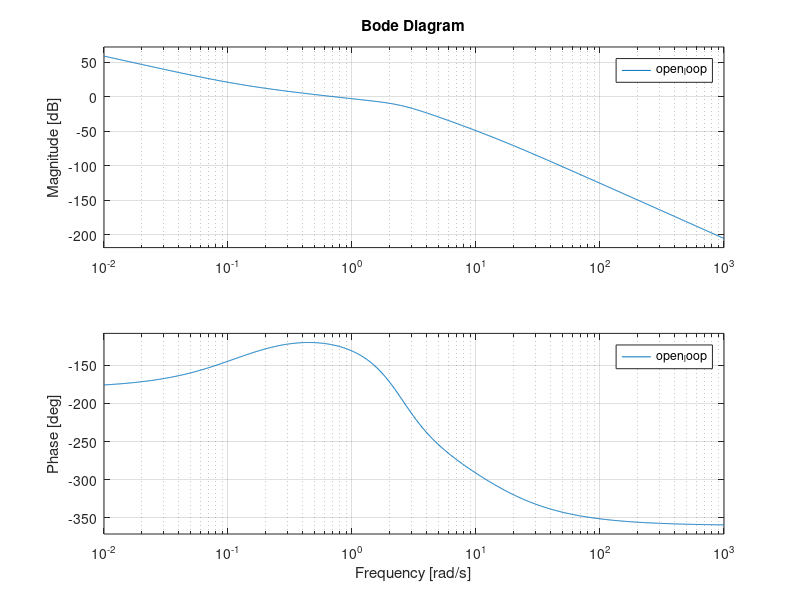
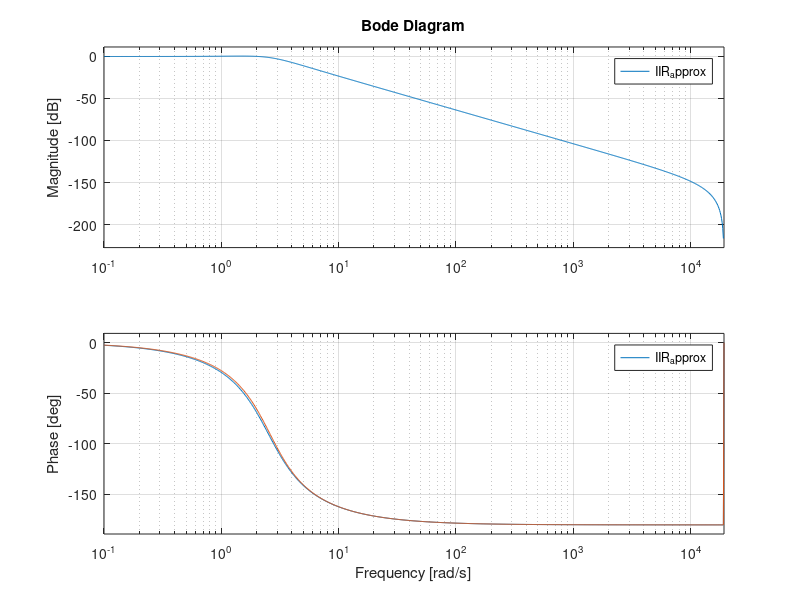
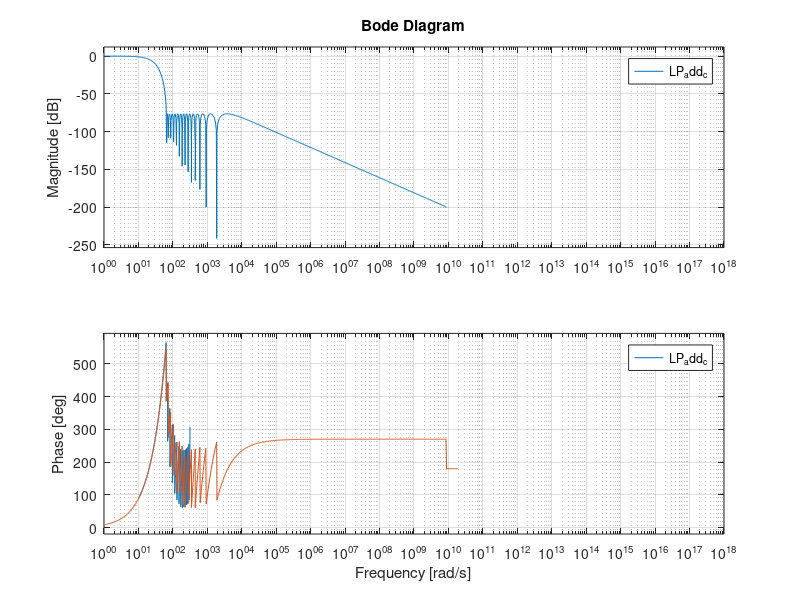

Here is the MATLAB script that generated these plots, in order: (Note: this script raises an error after producing the figures.)
format long eng
clear all
close all
clc

rf=2.9985e9/30;
bunch_xing=rf/32;    % bunch xing frequency from accelerator/EVR
R=33;
Fref=bunch_xing/R;
% test for Raimund Feifel at 1 kHz chopper speed
% Fref=1./192e-9/43;

Tref=1./Fref;
Nslits=120;

FPGA_CLK=125e6;             % Hz, CLK of the fast part of the FPGA (PFD+TDC)
FPGA_Ts=1./FPGA_CLK;
PFD_CLK=100e3;              % Hz, CLK at which a new measurement of delta phase is available
PFD_Ts=1./PFD_CLK;
PHCTRLR_CLK=100;            % Hz, CLK of the phase controller
PHCTRLR_Ts=1./PHCTRLR_CLK;

actual_FPGA_CLK=124986108;  % Hz: actual (measured) value from 33.33 MHz PS crystal (with its tolerance)
                            %     which undergoes a *45/12 in a FPGA PLL;
                            %     used for accurate frequency readout

%PWM_CLK= PHCTRLR_CLK*100;
PWM_CLK= 5.e3;              % Hz: value = 2* desired freq of the INC/DEC 
                            % pulses sent to the MECOS freq controller;
                            % it must be a multiple of PHCTRLR_CLK (100 Hz)
                            % and also a submultiple of FPGA_CLK (125 MHz)
                            % -> multiplier must be 2^n*5^m ; n<=4; m<=7
PWM_Ts= 1./PWM_CLK;

%MAXPULSES= (PWM_CLK/2)*PHCTRLR_Ts;
MECOS_CTRLR_CLK=6127.5;
MECOS_CTRLR_Ts=1/MECOS_CTRLR_CLK;
MAXPULSES=floor(MECOS_CTRLR_CLK/PHCTRLR_CLK);

debouncer_cycles=5;
debouncer_mecos_cycles=5000;

phase_setpoint_degrees=0;

TDC_cnt_per_period = round(FPGA_CLK/Fref);

F_lock_thr=1;
PH_lock_thr=4;


%--- MECOS speed controller
f_step=5.6e-6;          % Hz: frequency step command to MECOS controller
MECOS_MAX_PULSES=7000;  % max INC/DEC pulses per second
f0_MECOS=0.4;           % Hz: closed loop cutoff freq
zeta_MECOS=0.6;         % damping factor of II ord sys 
                        % approximating the MECOS closed loop
          
%--- loop filter
G_loopfilt=1e-3;
fzero_loopfilt=0.02;    % Hz; frequency of lead-lag zero
fpole_loopfilt=2;       % Hz; frequency of lead-lag pole

% %--- additional integrator
% wi=0.01*2*pi;

%--- FW model
Nbit_Cntr=37;           % NCO counter bit width
FTW_nom_100kHz=round(Fref/FPGA_CLK*2^(Nbit_Cntr+1));
FTW_nom_3MHz=round(bunch_xing/FPGA_CLK*2^(Nbit_Cntr+1));
MECOS_dec=round(FPGA_CLK/MECOS_CTRLR_CLK);  % MECOS DSP I/O sampling freq
MECOS_CLK=FPGA_CLK/MECOS_dec;       % Hz: the sampling freq of our model of MECOS
                                    % done like this just to have an
                                    % integer decimation ratio and be
                                    % coherent with that in the IIR
                                    % implementation
MECOS_Ts=1/MECOS_CLK;

%---------------------------



% continuous time system
kv=2*pi*f_step./PHCTRLR_Ts; % accel command = delta omega / delta t
w0_MECOS=f0_MECOS*2*pi;
MECOS_cl_den=[1/w0_MECOS^2 2*zeta_MECOS/w0_MECOS 1];
MECOS=tf(kv,[MECOS_cl_den 0]);

% IIR of the MECOS closed loop equivalent:
WT = w0_MECOS*MECOS_Ts;
Bet0 =  4/WT^2 + 4.*zeta_MECOS/WT + 1;
Bet1 = -8/WT^2 +                    2;
Bet2 =  4/WT^2 - 4.*zeta_MECOS/WT + 1;
MECOS_A0 = 1./Bet0;
MECOS_A1 = 2./Bet0;
MECOS_A2 = 1./Bet0;
MECOS_B1 = Bet1/Bet0;
MECOS_B2 = Bet2/Bet0;

PFD = tf(Tref/(2*pi),[1 0]);
%TDC = 1./Tref*Ts./Tclock;
TDC = FPGA_CLK;     % TDC gain is just its clock 
                    % remember that PFD output is a time, 
                    % with Tf corresponding to 2pi of phase
% decimation
decimation_fact=PFD_CLK/PHCTRLR_CLK;
decim_passband=10;          % Hz: lowpass antialias on the PFD
decim_shift=2^20;           % I put a shift after the CIC -> gain = 1/1024.
decim_gain= decimation_fact*decimation_fact/decim_shift;    % it's a two-stage CIC

% loop filter
phlead=tf([1/(fzero_loopfilt*2*pi) 1],[1/(fpole_loopfilt*2*pi) 1]);
%integr=tf([1 wi],[1 0]);
loopfilt=G_loopfilt*phlead;
%loopfilt=G_loopfilt*integr*phlead;


% the additional LP doesn't seem to influence the overall loop 
% (we designed it that way), so just plot the continuous regular stuff
forw      = PFD * TDC * decim_gain * loopfilt * MECOS;
%forw      = PFD * TDC * decim_gain * LP_add_c * loopfilt * MECOS;
open_loop = forw * Nslits;

choPLL = feedback(forw,Nslits);
%choPLL = feedback(open_loop,1);

figure(1)
%bode(choPLL);
bode(open_loop);
grid on


% convert loopfilt to discrete for simulink
% do phase lead and integrator separately

% phase lead
% first: let matlab do it
phleadz= c2d(phlead,PHCTRLR_Ts,'tustin');
[num_loop_filtZ, den_loop_filtZ]=tfdata(phleadz,'v');
% then: check it yourself
wz=fzero_loopfilt*2*pi;
wp=fpole_loopfilt*2*pi;
Ts=PHCTRLR_Ts;
Sz=Ts/2*wz+1;
Dz=Ts/2*wz-1;
Sp=Ts/2*wp+1;
Dp=Ts/2*wp-1;
A_lf=wp/wz*Sz/Sp;
my_num_loop_filtZ = A_lf*[1 Dz/Sz];
my_den_loop_filtZ = [1 Dp/Sp];
% compare them: the difference should be ~10e-15 = float precision
my_num_loop_filtZ-num_loop_filtZ
my_den_loop_filtZ-den_loop_filtZ
% coefficients for the IIR implementation in sysgen
IIR_C_Y1= -my_den_loop_filtZ(2);
IIR_C_X = G_loopfilt*my_num_loop_filtZ(1);
IIR_C_X1= G_loopfilt*my_num_loop_filtZ(2);

% % additional integrator
% A0_integr = wi*PHCTRLR_Ts/2. + 1;
% A1_integr = wi*PHCTRLR_Ts/2. - 1;
% integrz= c2d(integr,PHCTRLR_Ts,'tustin');
% [num_integrZ, den_integrZ]=tfdata(integrz,'v');
% DIY_num_integrZ=[A0_integr A1_integr];
% DIY_den_integrZ=[1 -1];
% % compare them: the difference should be ~10e-15 = float precision
% DIY_num_integrZ - num_integrZ
% DIY_den_integrZ - den_integrZ
% 
% % check effect of finite bit length on additional integrator implementation
% Afract=16;
% Bfract=0;
% mynum=round(DIY_num_integrZ*2^Afract)./2^Afract;
% myden=round(DIY_den_integrZ*2^Bfract)./2^Bfract;
% integr_precise=tf(DIY_num_integrZ, DIY_den_integrZ, PHCTRLR_Ts);
% integr_approx=tf(mynum, myden,PHCTRLR_Ts);
% figure(6)
% bode(integr_precise, integr_approx, {1.e-5,10});
% grid on;
% legend();
% title('Additional Integrator Bode');


% % check effect of finite bit length on phase lead implementation
% Afract=7;
% Bfract=17;
% mynum=round(my_num_loop_filtZ*2^Afract)./2^Afract;
% myden=round(my_den_loop_filtZ*2^Bfract)./2^Bfract;
% PHL_precise=tf(my_num_loop_filtZ, my_den_loop_filtZ, PHCTRLR_Ts);
% PHL_approx=tf(mynum, myden,PHCTRLR_Ts);
% figure(5)
% bode(PHL_precise);
% grid on;
% hold on
% bode(PHL_approx);
% hold off
% legend();




% Now compare matlab and DIY discretization of Mecos closed loop

MECOS_cl_equiv = tf(1,MECOS_cl_den);
MECOS_cl_z = c2d(MECOS_cl_equiv,MECOS_Ts,'tustin');
[matlab_num_MECOS_cl_z, matlab_den_MECOS_cl_z]=tfdata(MECOS_cl_z,'v');

DIY_num_MECOS_cl_z= [MECOS_A0 MECOS_A1 MECOS_A2];
DIY_den_MECOS_cl_z= [1 MECOS_B1 MECOS_B2];
% compare them: the difference should be ~10e-15 = float precision
matlab_num_MECOS_cl_z-DIY_num_MECOS_cl_z
matlab_den_MECOS_cl_z-DIY_den_MECOS_cl_z

% check effect of finite bit length on IIR implementation
%Afract=40;
%Bfract=16;
Afract=40;
Bfract=24;
mynum=round(DIY_num_MECOS_cl_z*2^Afract)./2^Afract;
myden=round(DIY_den_MECOS_cl_z*2^Bfract)./2^Bfract;
IIR_precise=tf(DIY_num_MECOS_cl_z, DIY_den_MECOS_cl_z, MECOS_Ts);
IIR_approx=tf(mynum, myden,MECOS_Ts);
figure(2)
bode(IIR_precise);
grid on;
hold on
bode(IIR_approx);
hold off
legend();



% TDC unwrap shenanigans
max_unwrap_periods=50;      % saturate at this max number of unwrap periods
%unwrap_res_thr=20;
unwrap_res_thr=10;          % INC/DEC pulses to declare frequency lock 
                            % (but not yet phase lock)
unwrap_res_period_thr=0;    % if the freq correction is small and we have 
                            % unwrapped more than unwrap_res_period_thr 
                            % periods, then reset the unwrapper
unwrap_reset_inhibit_cycles = 20000;    % number of 100 kHz cycles to wait 
                                        % after a unwrap reset has been 
                                        % issued, before allowing another 
                                        % reset; this gives the controller 
                                        % the time to build a DF command
%wrap_detect_thr=round(TDC_cnt_per_period*0.9);
wrap_detect_thr=round(TDC_cnt_per_period*0.55);


% load decimation fir, designed with filterDesigner
load firnum Num
dectaps_int=round(Num*2^20);    % FIR taps are sfix 18.20
dectaps=dectaps_int/(2^20);     % FIR taps are sfix 18.20

% noise
ENBW=1.e6;                              % Hz
sigma_noise=50e-9;                      % sec (we are on TDC output)
PFD_noise_corrtime=1./ENBW;
PFD_jitter_PSD=sigma_noise^2./ENBW;     % noise power spectral density to inject

% additional LowPass
load LPnum LP_num
LP_additional=tf(LP_num,[1],PHCTRLR_Ts);
LP_add_c= d2c(LP_additional,'tustin');
figure(3)
bode(LP_additional);
grid on;
hold on;
bode(LP_add_c);
legend();
lptaps_int=round(LP_num*2^20);    % FIR taps are sfix 18.20
lptaps=lptaps_int/(2^20);         % FIR taps are sfix 18.20

% ratio between MECOS FW model NCO resolution
% and nominal MECOS deltaF step

%MECOS_DF_gain= (f_step*Nslits) / (FPGA_CLK/2^(Nbit_Cntr+1));
% for some reason, on the physical system I measure ~0.25 the gain that 
% I see from my MECOS emulator; I was not able to understand why; I just
% put a correction factor (0.25), for now
MECOS_DF_gain= 0.25* (f_step*Nslits) / (FPGA_CLK/2^(Nbit_Cntr+1));


% ----------- notch  ----------------------------------------------------
%notch_f0=2.125;       % Hz
%notch_bw=1;      % Hz, 3-dB BW
notch_f0=2.125;       % Hz
notch_bw=0.2;      % Hz, 3-dB BW

% matlab version
w0=notch_f0/(PHCTRLR_CLK/2);
bw=notch_bw/(PHCTRLR_CLK/2);
[num_notch_m, den_notch_m]= iirnotch(w0, bw)
IIR_n_matlab=tf(num_notch_m, den_notch_m, PHCTRLR_Ts);

% DIY version
wn0=notch_f0*2*pi;
Q=notch_f0/notch_bw;
x=2/(PHCTRLR_Ts*wn0);
al0=1+x^2;
al1=2*(1-x^2);
al2=1+x^2;
be0=1+x/Q+x^2;
be1=2*(1-x^2);
be2=1-x/Q+x^2;

notch_A0=al0/be0;
notch_A1=al1/be0;
notch_A2=al2/be0;
notch_B1=be1/be0;
notch_B2=be2/be0;

diynum=[notch_A0 notch_A1 notch_A2]
diyden=[1 notch_B1 notch_B2]

IIR_n_diy=tf(diynum, diyden, PHCTRLR_Ts);


% use sfix 16.14 for both num and den
A_n_fract=14;
B_n_fract=14;
approxnum_n=round(diynum*2^A_n_fract)./2^A_n_fract;
approxden_n=round(diyden*2^B_n_fract)./2^B_n_fract;
IIR_n_approx=tf(approxnum_n, approxden_n,PHCTRLR_Ts);

% % plot
% figure(4)
% bode(IIR_n_matlab);
% grid on;
% hold on
% bode(IIR_n_diy);
% bode(IIR_n_approx);
% hold off
% legend();

% there is a little discrepancy betwee DIY and matlab, but I don't know
% whether "iirnotch" uses a non-pre-warped bilinear or something else
% anyway, I'm happy with that and I'll use my coeffs

% print out IIR coefficients in hex
A0_int=round(notch_A0*2^A_n_fract);
A1_int=round(notch_A1*2^A_n_fract);
A2_int=round(notch_A2*2^A_n_fract);
B1_int=round(notch_B1*2^B_n_fract);
B2_int=round(notch_B2*2^B_n_fract);
fprintf("notch_A0=A2=0x%s\n",dec2hex(A0_int,4));
fprintf("notch_A1=B1=0x%s\n",dec2hex(A1_int,4));
fprintf("notch_B2=0x%s\n",dec2hex(B2_int,4));


% check effect of finite bit length on decimator lowpass

% mynum=dectaps;
% myden=1;
% LPD=tf(mynum, myden,PFD_Ts);
% figure(4)
% bode(LPD);
% grid on;
